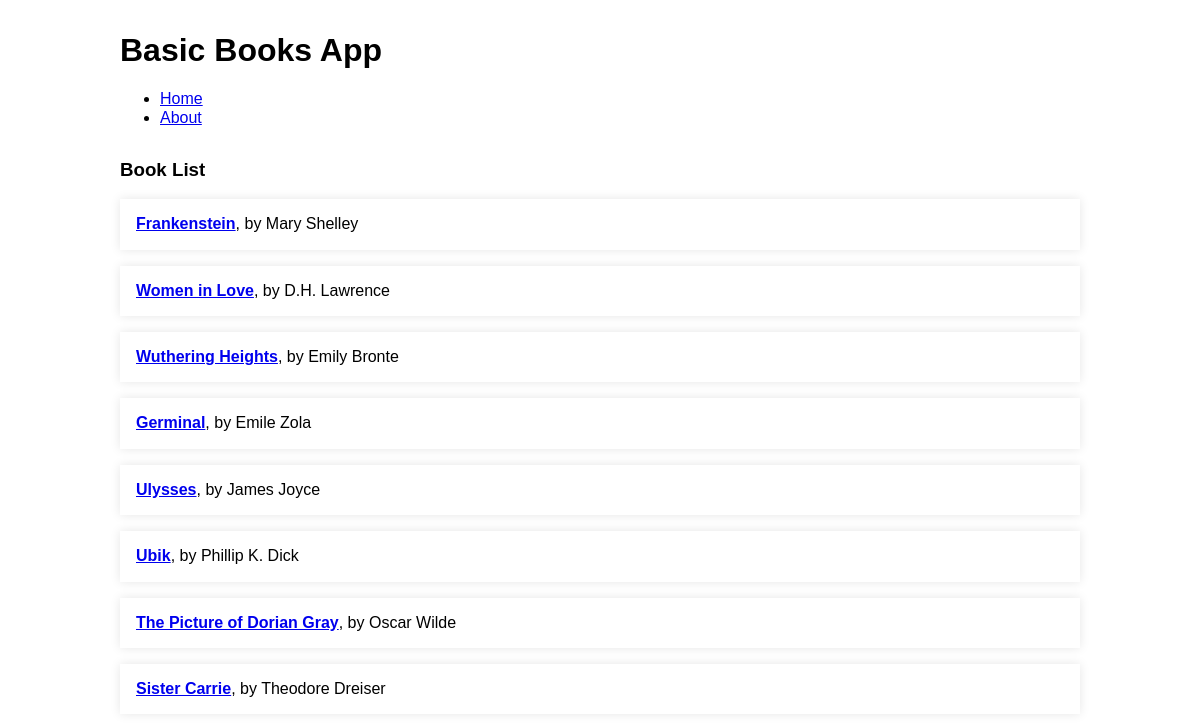
Before: / with the older database file.
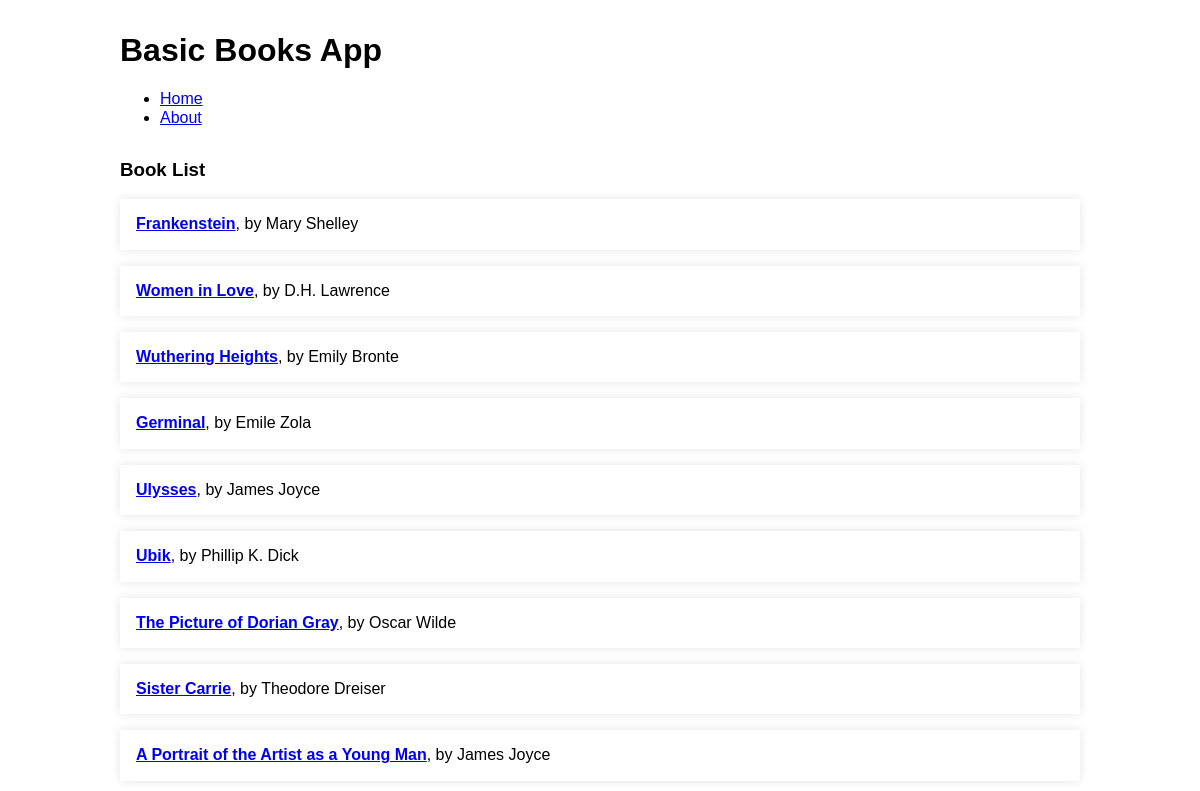
After: the same page with the newer database file.
### tables this page shows
CREATE TABLE books (
    id INTEGER PRIMARY KEY AUTOINCREMENT,
    title TEXT NOT NULL,
    author TEXT NOT NULL,
    genre TEXT NOT NULL,
    description TEXT
);

### app.py (the view)
@app.route('/')
def index():
    conn = get_db_connection()
    books = conn.execute('SELECT * FROM books').fetchall()
    conn.close()
    return render_template('index.html', books=books)

### app.py (called while the page is built)
def get_db_connection():
    conn = sqlite3.connect('database.db')
    conn.row_factory = sqlite3.Row
    return conn

### templates/index.html
{% extends 'base.html' %}
{% block content %}
    <div class="content">
        <h3>Book List</h3>
        <div class="list">
        {% for book in books %}
        <div class="list-item">
        <a href="{{ url_for('details', book_id=book['id']) }}"><strong>{{ book['title'] }}</strong></a>, by {{ book['author'] }}
        </div>
        {% endfor %}
        </div>
    </div>
{% endblock %}

Changed rows visible on the page:
added books: title "A Portrait of the Artist as a Young Man", author "James Joyce"
